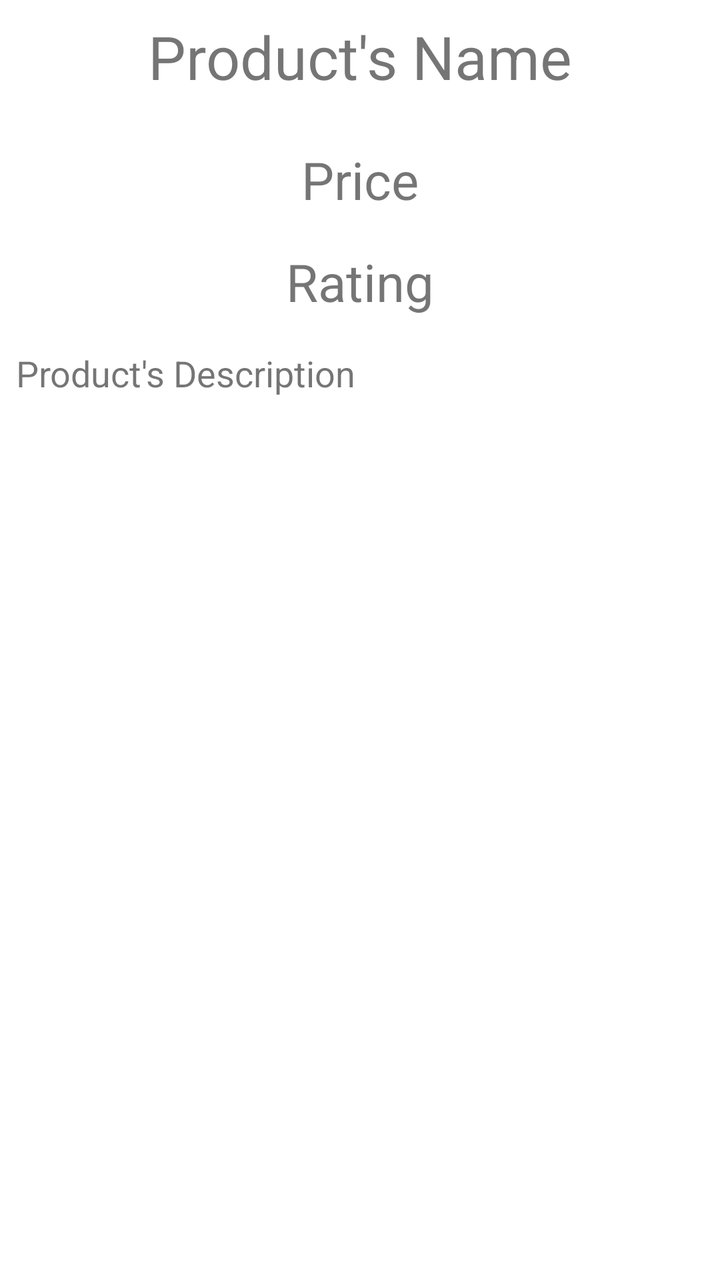
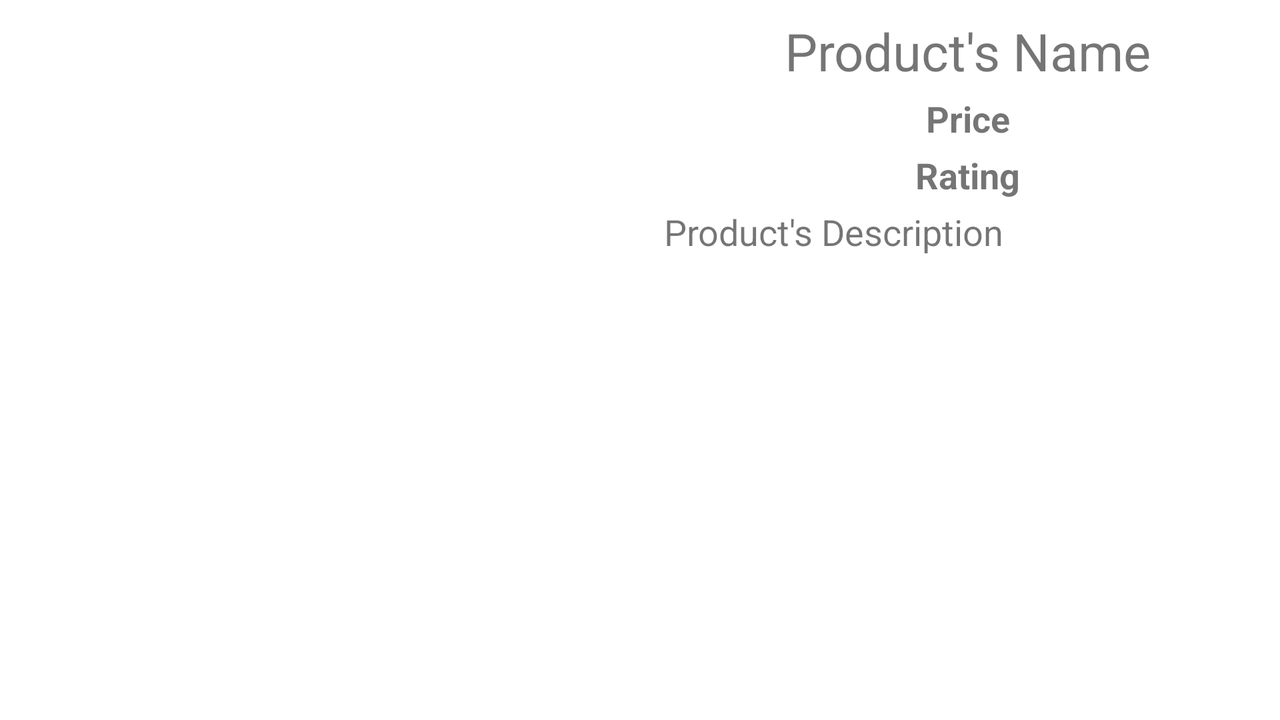

Two renders of one Android screen. The first uses the default layout on a phone; the second uses the alternative layout the repository ships for a different screen configuration, on a matching device. The two XML files are below.
<!-- AndroidManifest.xml: application theme Theme.ProductsApp -->
<!-- res/layout/activity_product.xml -->
<?xml version="1.0" encoding="utf-8"?>
<androidx.constraintlayout.widget.ConstraintLayout xmlns:android="http://schemas.android.com/apk/res/android"
    xmlns:app="http://schemas.android.com/apk/res-auto"
    xmlns:tools="http://schemas.android.com/tools"
    android:layout_width="match_parent"
    android:layout_height="match_parent"
    tools:context="com.example.productsapp.ui.ProductActivity">

    <TextView
        android:id="@+id/textView"
        android:layout_width="wrap_content"
        android:layout_height="wrap_content"
        android:text="@string/product_name"
        android:textSize="30sp"
        android:layout_margin="8dp"
        app:layout_constraintEnd_toEndOf="parent"
        app:layout_constraintStart_toStartOf="parent"
        app:layout_constraintTop_toTopOf="parent" />

    <ScrollView
        android:layout_width="match_parent"
        android:layout_height="0dp"
        app:layout_constraintBottom_toBottomOf="parent"
        app:layout_constraintEnd_toEndOf="parent"
        app:layout_constraintStart_toStartOf="parent"
        app:layout_constraintTop_toBottomOf="@+id/textView">

        <LinearLayout
            android:layout_width="match_parent"
            android:layout_height="wrap_content"
            android:orientation="vertical">

            <ImageView
                android:layout_width="match_parent"
                android:layout_height="wrap_content"
                app:srcCompat="@drawable/ic_launcher_foreground"
                android:layout_margin="8dp"/>

            <TextView
                android:layout_width="wrap_content"
                android:layout_height="wrap_content"
                android:layout_gravity="center"
                android:text="@string/product_price"
                android:textSize="26sp"
                android:layout_margin="8dp"
                app:layout_constraintTop_toTopOf="parent" />

            <TextView
                android:layout_width="wrap_content"
                android:layout_height="wrap_content"
                android:layout_gravity="center"
                android:text="@string/product_rating"
                android:textSize="26sp"
                android:layout_margin="8dp"
                app:layout_constraintTop_toTopOf="parent" />

            <TextView
                android:layout_width="match_parent"
                android:layout_height="wrap_content"
                android:text="@string/product_description"
                android:textSize="18sp"
                android:layout_margin="8dp"
                app:layout_constraintTop_toTopOf="parent"
                tools:layout_editor_absoluteX="181dp" />

        </LinearLayout>
    </ScrollView>

</androidx.constraintlayout.widget.ConstraintLayout>
<!-- resources referenced by this layout -->
<resources>
  <string name="product_description">Product\'s Description</string>
  <string name="product_name">Product\'s Name</string>
  <string name="product_price">Price</string>
  <string name="product_rating">Rating</string>
  <style name="Theme.ProductsApp" parent="Theme.MaterialComponents.DayNight.DarkActionBar">
          
          <item name="colorPrimary">#7979B4E3</item>
          <item name="colorPrimaryVariant">#B579B4E3</item>
          <item name="colorOnPrimary">@color/white</item>
          
          <item name="colorSecondary">@color/teal_200</item>
          <item name="colorSecondaryVariant">@color/teal_700</item>
          <item name="colorOnSecondary">@color/black</item>
          
          <item name="android:statusBarColor">?attr/colorPrimaryVariant</item>
          
          <item name="windowNoTitle">true</item>
          <item name="windowActionBar">false</item>
      </style>
</resources>
<!-- res/layout-land/activity_product.xml (the repository's variant of the layout above) -->
<!-- drawn on the phone turned sideways -->
<?xml version="1.0" encoding="utf-8"?>
<LinearLayout xmlns:android="http://schemas.android.com/apk/res/android"
    xmlns:app="http://schemas.android.com/apk/res-auto"
    xmlns:tools="http://schemas.android.com/tools"
    android:orientation="horizontal"
    android:layout_width="match_parent"
    android:layout_height="match_parent"
    tools:context="com.example.productsapp.ui.ProductActivity">


    <ImageView
        android:id="@+id/itemImageView"
        android:layout_width="0dp"
        android:layout_height="match_parent"
        android:scaleType="fitCenter"
        android:layout_margin="8dp"
        android:layout_weight="1"
        app:srcCompat="@drawable/ic_launcher_foreground" />

    <LinearLayout
        android:layout_width="0dp"
        android:layout_height="match_parent"
        android:orientation="vertical"
        android:layout_weight="1">

    <TextView
        android:id="@+id/itemTitleTextView"
        android:layout_width="wrap_content"
        android:layout_height="wrap_content"
        android:layout_marginTop="8dp"
        android:layout_gravity="center"
        android:text="@string/product_name"
        android:textSize="26sp" />


    <TextView
        android:id="@+id/itemPriceTextView"
        android:layout_width="wrap_content"
        android:layout_height="wrap_content"
        android:layout_gravity="center"
        android:layout_marginTop="4dp"
        android:text="@string/product_price"
        android:textSize="18sp"
        android:textStyle="bold" />

    <TextView
        android:id="@+id/itemRatingTextView"
        android:layout_width="wrap_content"
        android:layout_height="wrap_content"
        android:layout_gravity="center"
        android:layout_marginTop="4dp"
        android:text="@string/product_rating"
        android:textSize="18sp"
        android:textStyle="bold" />

    <TextView
        android:id="@+id/itemDescriptionTextView"
        android:layout_width="match_parent"
        android:layout_height="wrap_content"
        android:layout_margin="4dp"
        android:text="@string/product_description"
        android:textSize="18sp"
         />

    </LinearLayout>

</LinearLayout>
